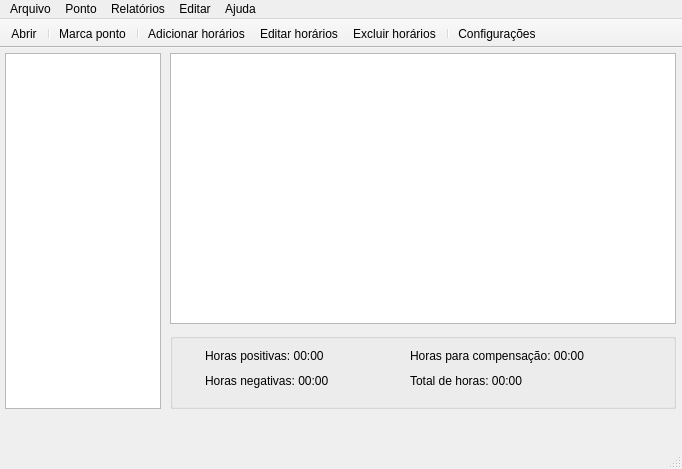
<?xml version="1.0" encoding="UTF-8"?>
<ui version="4.0">
 <class>mainWindow</class>
 <widget class="QMainWindow" name="mainWindow">
  <property name="geometry">
   <rect>
    <x>0</x>
    <y>0</y>
    <width>682</width>
    <height>469</height>
   </rect>
  </property>
  <property name="windowTitle">
   <string>PyHE - Controle de Horas Extras</string>
  </property>
  <widget class="QWidget" name="centralwidget">
   <widget class="QTreeView" name="arvoreMeses">
    <property name="geometry">
     <rect>
      <x>5</x>
      <y>5</y>
      <width>156</width>
      <height>356</height>
     </rect>
    </property>
   </widget>
   <widget class="QTableWidget" name="tabelaHorario">
    <property name="geometry">
     <rect>
      <x>170</x>
      <y>5</y>
      <width>506</width>
      <height>271</height>
     </rect>
    </property>
   </widget>
   <widget class="QGroupBox" name="groupBox_2">
    <property name="geometry">
     <rect>
      <x>170</x>
      <y>285</y>
      <width>506</width>
      <height>76</height>
     </rect>
    </property>
    <property name="title">
     <string/>
    </property>
    <widget class="QLabel" name="label">
     <property name="geometry">
      <rect>
       <x>35</x>
       <y>15</y>
       <width>171</width>
       <height>16</height>
      </rect>
     </property>
     <property name="text">
      <string>Horas positivas: 00:00</string>
     </property>
    </widget>
    <widget class="QLabel" name="label_2">
     <property name="geometry">
      <rect>
       <x>35</x>
       <y>40</y>
       <width>171</width>
       <height>16</height>
      </rect>
     </property>
     <property name="text">
      <string>Horas negativas: 00:00</string>
     </property>
    </widget>
    <widget class="QLabel" name="label_3">
     <property name="geometry">
      <rect>
       <x>240</x>
       <y>40</y>
       <width>146</width>
       <height>16</height>
      </rect>
     </property>
     <property name="text">
      <string>Total de horas: 00:00</string>
     </property>
    </widget>
    <widget class="QLabel" name="label_4">
     <property name="geometry">
      <rect>
       <x>240</x>
       <y>15</y>
       <width>216</width>
       <height>16</height>
      </rect>
     </property>
     <property name="text">
      <string>Horas para compensação: 00:00</string>
     </property>
    </widget>
   </widget>
  </widget>
  <widget class="QMenuBar" name="mainMenuBar">
   <property name="geometry">
    <rect>
     <x>0</x>
     <y>0</y>
     <width>682</width>
     <height>22</height>
    </rect>
   </property>
   <widget class="QMenu" name="menuArquivo">
    <property name="title">
     <string>Arquivo</string>
    </property>
    <addaction name="actionAbrir"/>
    <addaction name="separator"/>
    <addaction name="actionSair"/>
   </widget>
   <widget class="QMenu" name="menuEditar">
    <property name="title">
     <string>Editar</string>
    </property>
    <addaction name="actionConfiguracoes"/>
   </widget>
   <widget class="QMenu" name="menuAjuda">
    <property name="title">
     <string>Ajuda</string>
    </property>
    <addaction name="actionSobre"/>
   </widget>
   <widget class="QMenu" name="menuPonto">
    <property name="title">
     <string>Ponto</string>
    </property>
    <addaction name="actionMarcaPonto"/>
    <addaction name="separator"/>
    <addaction name="actionAdicionarHorarios"/>
    <addaction name="actionEditarHorarios"/>
    <addaction name="actionExcluirHorarios"/>
    <addaction name="separator"/>
    <addaction name="actionImportarHorarios"/>
   </widget>
   <widget class="QMenu" name="menuRelat_rios">
    <property name="title">
     <string>Relatórios</string>
    </property>
    <addaction name="actionRelatorioMes"/>
   </widget>
   <addaction name="menuArquivo"/>
   <addaction name="menuPonto"/>
   <addaction name="menuRelat_rios"/>
   <addaction name="menuEditar"/>
   <addaction name="menuAjuda"/>
  </widget>
  <widget class="QStatusBar" name="mainStatusBar"/>
  <widget class="QToolBar" name="mainToolBar">
   <property name="windowTitle">
    <string>toolBar</string>
   </property>
   <property name="movable">
    <bool>false</bool>
   </property>
   <property name="toolButtonStyle">
    <enum>Qt::ToolButtonTextUnderIcon</enum>
   </property>
   <attribute name="toolBarArea">
    <enum>TopToolBarArea</enum>
   </attribute>
   <attribute name="toolBarBreak">
    <bool>false</bool>
   </attribute>
   <addaction name="actionAbrir"/>
   <addaction name="separator"/>
   <addaction name="actionMarcaPonto"/>
   <addaction name="separator"/>
   <addaction name="actionAdicionarHorarios"/>
   <addaction name="actionEditarHorarios"/>
   <addaction name="actionExcluirHorarios"/>
   <addaction name="separator"/>
   <addaction name="actionConfiguracoes"/>
  </widget>
  <action name="actionAbrir">
   <property name="icon">
    <iconset resource="icons.qrc">
     <normaloff>:/icons/glyphicons_144_folder_open@2x.png</normaloff>:/icons/glyphicons_144_folder_open@2x.png</iconset>
   </property>
   <property name="text">
    <string>Abrir</string>
   </property>
   <property name="shortcut">
    <string>Ctrl+O</string>
   </property>
  </action>
  <action name="actionSair">
   <property name="icon">
    <iconset resource="icons.qrc">
     <normaloff>:/icons/glyphicons_063_power@2x.png</normaloff>:/icons/glyphicons_063_power@2x.png</iconset>
   </property>
   <property name="text">
    <string>Sair</string>
   </property>
   <property name="shortcut">
    <string>Ctrl+Q</string>
   </property>
  </action>
  <action name="actionConfiguracoes">
   <property name="icon">
    <iconset resource="icons.qrc">
     <normaloff>:/icons/glyphicons_023_cogwheels@2x.png</normaloff>:/icons/glyphicons_023_cogwheels@2x.png</iconset>
   </property>
   <property name="text">
    <string>Configurações</string>
   </property>
   <property name="shortcut">
    <string>Ctrl+,</string>
   </property>
  </action>
  <action name="actionSobre">
   <property name="icon">
    <iconset resource="icons.qrc">
     <normaloff>:/icons/glyphicons_195_circle_info@2x.png</normaloff>:/icons/glyphicons_195_circle_info@2x.png</iconset>
   </property>
   <property name="text">
    <string>Sobre</string>
   </property>
  </action>
  <action name="actionMarcaPonto">
   <property name="icon">
    <iconset resource="icons.qrc">
     <normaloff>:/icons/glyphicons_055_stopwatch@2x.png</normaloff>:/icons/glyphicons_055_stopwatch@2x.png</iconset>
   </property>
   <property name="text">
    <string>Marca ponto</string>
   </property>
   <property name="shortcut">
    <string>Ctrl+P</string>
   </property>
  </action>
  <action name="actionAdicionarHorarios">
   <property name="icon">
    <iconset resource="icons.qrc">
     <normaloff>:/icons/glyphicons_054_clock@2x.png</normaloff>:/icons/glyphicons_054_clock@2x.png</iconset>
   </property>
   <property name="text">
    <string>Adicionar horários</string>
   </property>
   <property name="shortcut">
    <string>Ctrl+H</string>
   </property>
  </action>
  <action name="actionEditarHorarios">
   <property name="icon">
    <iconset resource="icons.qrc">
     <normaloff>:/icons/glyphicons_053_alarm@2x.png</normaloff>:/icons/glyphicons_053_alarm@2x.png</iconset>
   </property>
   <property name="text">
    <string>Editar horários</string>
   </property>
   <property name="shortcut">
    <string>Ctrl+Shift+H</string>
   </property>
  </action>
  <action name="actionExcluirHorarios">
   <property name="icon">
    <iconset resource="icons.qrc">
     <normaloff>:/icons/glyphicons_057_history@2x.png</normaloff>:/icons/glyphicons_057_history@2x.png</iconset>
   </property>
   <property name="text">
    <string>Excluir horários</string>
   </property>
   <property name="shortcut">
    <string>Ctrl+Shift+X</string>
   </property>
  </action>
  <action name="actionImportarHorarios">
   <property name="icon">
    <iconset resource="icons.qrc">
     <normaloff>:/icons/glyphicons_358_file_import@2x.png</normaloff>:/icons/glyphicons_358_file_import@2x.png</iconset>
   </property>
   <property name="text">
    <string>Importar horários</string>
   </property>
  </action>
  <action name="actionRelatorioMes">
   <property name="icon">
    <iconset resource="icons.qrc">
     <normaloff>:/icons/glyphicons_040_stats@2x.png</normaloff>:/icons/glyphicons_040_stats@2x.png</iconset>
   </property>
   <property name="text">
    <string>Relatório do mês</string>
   </property>
  </action>
 </widget>
 <tabstops>
  <tabstop>arvoreMeses</tabstop>
  <tabstop>tabelaHorario</tabstop>
 </tabstops>
 <resources>
  <include location="icons.qrc"/>
 </resources>
 <connections/>
</ui>
